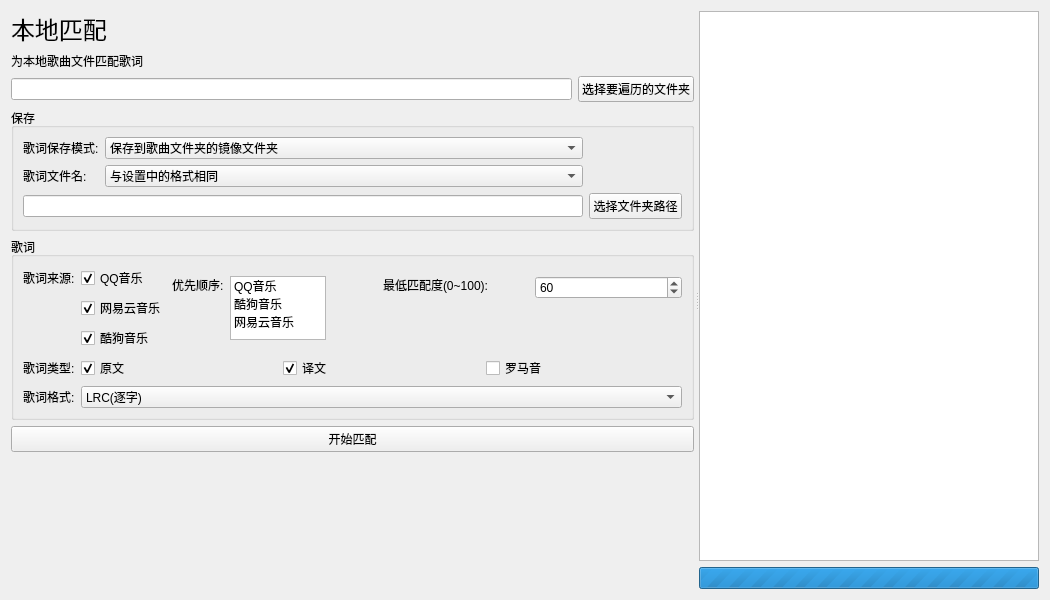
<?xml version="1.0" encoding="UTF-8"?>
<ui version="4.0">
 <class>local_match</class>
 <widget class="QWidget" name="local_match">
  <property name="geometry">
   <rect>
    <x>0</x>
    <y>0</y>
    <width>1050</width>
    <height>600</height>
   </rect>
  </property>
  <property name="windowTitle">
   <string>Form</string>
  </property>
  <layout class="QHBoxLayout" name="horizontalLayout_6">
   <item>
    <widget class="QSplitter" name="splitter">
     <property name="sizePolicy">
      <sizepolicy hsizetype="Expanding" vsizetype="Expanding">
       <horstretch>0</horstretch>
       <verstretch>0</verstretch>
      </sizepolicy>
     </property>
     <property name="orientation">
      <enum>Qt::Orientation::Horizontal</enum>
     </property>
     <property name="opaqueResize">
      <bool>true</bool>
     </property>
     <property name="handleWidth">
      <number>5</number>
     </property>
     <property name="childrenCollapsible">
      <bool>false</bool>
     </property>
     <widget class="QWidget" name="layoutWidget_2">
      <layout class="QVBoxLayout" name="verticalLayout_3">
       <item>
        <layout class="QVBoxLayout" name="verticalLayout">
         <item>
          <widget class="QLabel" name="label">
           <property name="sizePolicy">
            <sizepolicy hsizetype="Fixed" vsizetype="Fixed">
             <horstretch>0</horstretch>
             <verstretch>0</verstretch>
            </sizepolicy>
           </property>
           <property name="maximumSize">
            <size>
             <width>16777215</width>
             <height>16777215</height>
            </size>
           </property>
           <property name="font">
            <font>
             <pointsize>18</pointsize>
            </font>
           </property>
           <property name="text">
            <string>本地匹配</string>
           </property>
          </widget>
         </item>
         <item>
          <widget class="QLabel" name="label_4">
           <property name="text">
            <string>为本地歌曲文件匹配歌词</string>
           </property>
          </widget>
         </item>
         <item>
          <layout class="QHBoxLayout" name="horizontalLayout_7">
           <item>
            <widget class="QLineEdit" name="song_path_lineEdit"/>
           </item>
           <item>
            <widget class="QPushButton" name="song_path_pushButton">
             <property name="text">
              <string>选择要遍历的文件夹</string>
             </property>
            </widget>
           </item>
          </layout>
         </item>
         <item>
          <widget class="QGroupBox" name="groupBox">
           <property name="title">
            <string>保存</string>
           </property>
           <layout class="QGridLayout" name="gridLayout">
            <item row="1" column="0">
             <widget class="QLineEdit" name="save_path_lineEdit"/>
            </item>
            <item row="1" column="1">
             <widget class="QPushButton" name="save_path_pushButton">
              <property name="sizePolicy">
               <sizepolicy hsizetype="Fixed" vsizetype="Fixed">
                <horstretch>0</horstretch>
                <verstretch>0</verstretch>
               </sizepolicy>
              </property>
              <property name="text">
               <string>选择文件夹路径</string>
              </property>
             </widget>
            </item>
            <item row="0" column="0">
             <layout class="QGridLayout" name="gridLayout_7">
              <item row="1" column="0">
               <widget class="QLabel" name="label_8">
                <property name="text">
                 <string>歌词文件名:</string>
                </property>
               </widget>
              </item>
              <item row="0" column="0">
               <widget class="QLabel" name="label_11">
                <property name="sizePolicy">
                 <sizepolicy hsizetype="Fixed" vsizetype="Preferred">
                  <horstretch>0</horstretch>
                  <verstretch>0</verstretch>
                 </sizepolicy>
                </property>
                <property name="text">
                 <string>歌词保存模式:</string>
                </property>
               </widget>
              </item>
              <item row="0" column="1">
               <widget class="QComboBox" name="save_mode_comboBox">
                <property name="sizePolicy">
                 <sizepolicy hsizetype="Expanding" vsizetype="Fixed">
                  <horstretch>0</horstretch>
                  <verstretch>0</verstretch>
                 </sizepolicy>
                </property>
                <property name="minimumSize">
                 <size>
                  <width>194</width>
                  <height>0</height>
                 </size>
                </property>
                <item>
                 <property name="text">
                  <string>保存到歌曲文件夹的镜像文件夹</string>
                 </property>
                </item>
                <item>
                 <property name="text">
                  <string>保存到歌曲文件夹</string>
                 </property>
                </item>
                <item>
                 <property name="text">
                  <string>保存到指定文件夹</string>
                 </property>
                </item>
               </widget>
              </item>
              <item row="1" column="1">
               <widget class="QComboBox" name="lyrics_filename_mode_comboBox">
                <property name="sizePolicy">
                 <sizepolicy hsizetype="Expanding" vsizetype="Fixed">
                  <horstretch>0</horstretch>
                  <verstretch>0</verstretch>
                 </sizepolicy>
                </property>
                <property name="minimumSize">
                 <size>
                  <width>133</width>
                  <height>0</height>
                 </size>
                </property>
                <item>
                 <property name="text">
                  <string>与设置中的格式相同</string>
                 </property>
                </item>
                <item>
                 <property name="text">
                  <string>与歌曲文件名相同</string>
                 </property>
                </item>
               </widget>
              </item>
             </layout>
            </item>
           </layout>
          </widget>
         </item>
         <item>
          <widget class="QGroupBox" name="groupBox_2">
           <property name="title">
            <string>歌词</string>
           </property>
           <layout class="QGridLayout" name="gridLayout_2">
            <item row="0" column="0">
             <layout class="QHBoxLayout" name="horizontalLayout_5">
              <item>
               <layout class="QGridLayout" name="gridLayout_3">
                <item row="2" column="1">
                 <widget class="QCheckBox" name="kg_checkBox">
                  <property name="sizePolicy">
                   <sizepolicy hsizetype="Fixed" vsizetype="Fixed">
                    <horstretch>0</horstretch>
                    <verstretch>0</verstretch>
                   </sizepolicy>
                  </property>
                  <property name="text">
                   <string>酷狗音乐</string>
                  </property>
                  <property name="checked">
                   <bool>true</bool>
                  </property>
                 </widget>
                </item>
                <item row="0" column="0">
                 <widget class="QLabel" name="label_7">
                  <property name="sizePolicy">
                   <sizepolicy hsizetype="Fixed" vsizetype="Preferred">
                    <horstretch>0</horstretch>
                    <verstretch>0</verstretch>
                   </sizepolicy>
                  </property>
                  <property name="text">
                   <string>歌词来源:</string>
                  </property>
                 </widget>
                </item>
                <item row="0" column="1">
                 <widget class="QCheckBox" name="qm_checkBox">
                  <property name="sizePolicy">
                   <sizepolicy hsizetype="Fixed" vsizetype="Fixed">
                    <horstretch>0</horstretch>
                    <verstretch>0</verstretch>
                   </sizepolicy>
                  </property>
                  <property name="text">
                   <string>QQ音乐</string>
                  </property>
                  <property name="checked">
                   <bool>true</bool>
                  </property>
                  <property name="tristate">
                   <bool>false</bool>
                  </property>
                 </widget>
                </item>
                <item row="1" column="1">
                 <widget class="QCheckBox" name="ne_checkBox">
                  <property name="sizePolicy">
                   <sizepolicy hsizetype="Fixed" vsizetype="Fixed">
                    <horstretch>0</horstretch>
                    <verstretch>0</verstretch>
                   </sizepolicy>
                  </property>
                  <property name="text">
                   <string>网易云音乐</string>
                  </property>
                  <property name="checked">
                   <bool>true</bool>
                  </property>
                 </widget>
                </item>
               </layout>
              </item>
              <item>
               <layout class="QGridLayout" name="gridLayout_4">
                <item row="0" column="0" alignment="Qt::AlignmentFlag::AlignTop">
                 <widget class="QLabel" name="label_2">
                  <property name="sizePolicy">
                   <sizepolicy hsizetype="Fixed" vsizetype="Preferred">
                    <horstretch>0</horstretch>
                    <verstretch>0</verstretch>
                   </sizepolicy>
                  </property>
                  <property name="text">
                   <string>优先顺序:</string>
                  </property>
                 </widget>
                </item>
                <item row="0" column="2" alignment="Qt::AlignmentFlag::AlignTop">
                 <widget class="QLabel" name="label_3">
                  <property name="text">
                   <string>最低匹配度(0~100):</string>
                  </property>
                 </widget>
                </item>
                <item row="0" column="1" alignment="Qt::AlignmentFlag::AlignLeft">
                 <widget class="QListWidget" name="source_listWidget">
                  <property name="sizePolicy">
                   <sizepolicy hsizetype="Expanding" vsizetype="Fixed">
                    <horstretch>0</horstretch>
                    <verstretch>0</verstretch>
                   </sizepolicy>
                  </property>
                  <property name="minimumSize">
                   <size>
                    <width>0</width>
                    <height>0</height>
                   </size>
                  </property>
                  <property name="maximumSize">
                   <size>
                    <width>96</width>
                    <height>64</height>
                   </size>
                  </property>
                  <property name="dragDropMode">
                   <enum>QAbstractItemView::DragDropMode::DragDrop</enum>
                  </property>
                  <property name="defaultDropAction">
                   <enum>Qt::DropAction::MoveAction</enum>
                  </property>
                  <item>
                   <property name="text">
                    <string>QQ音乐</string>
                   </property>
                  </item>
                  <item>
                   <property name="text">
                    <string>酷狗音乐</string>
                   </property>
                  </item>
                  <item>
                   <property name="text">
                    <string>网易云音乐</string>
                   </property>
                  </item>
                 </widget>
                </item>
                <item row="0" column="3" alignment="Qt::AlignmentFlag::AlignTop">
                 <widget class="QSpinBox" name="min_score_spinBox">
                  <property name="minimumSize">
                   <size>
                    <width>70</width>
                    <height>0</height>
                   </size>
                  </property>
                  <property name="maximum">
                   <number>100</number>
                  </property>
                  <property name="value">
                   <number>60</number>
                  </property>
                 </widget>
                </item>
               </layout>
              </item>
             </layout>
            </item>
            <item row="1" column="0">
             <layout class="QGridLayout" name="gridLayout_5">
              <item row="0" column="0">
               <widget class="QLabel" name="label_9">
                <property name="text">
                 <string>歌词类型:</string>
                </property>
               </widget>
              </item>
              <item row="0" column="1">
               <layout class="QHBoxLayout" name="horizontalLayout_3">
                <item>
                 <widget class="QCheckBox" name="original_checkBox">
                  <property name="text">
                   <string>原文</string>
                  </property>
                  <property name="checked">
                   <bool>true</bool>
                  </property>
                 </widget>
                </item>
                <item alignment="Qt::AlignmentFlag::AlignLeft">
                 <widget class="QCheckBox" name="translate_checkBox">
                  <property name="sizePolicy">
                   <sizepolicy hsizetype="Fixed" vsizetype="Fixed">
                    <horstretch>0</horstretch>
                    <verstretch>0</verstretch>
                   </sizepolicy>
                  </property>
                  <property name="text">
                   <string>译文</string>
                  </property>
                  <property name="checked">
                   <bool>true</bool>
                  </property>
                 </widget>
                </item>
                <item alignment="Qt::AlignmentFlag::AlignLeft">
                 <widget class="QCheckBox" name="romanized_checkBox">
                  <property name="sizePolicy">
                   <sizepolicy hsizetype="Fixed" vsizetype="Fixed">
                    <horstretch>0</horstretch>
                    <verstretch>0</verstretch>
                   </sizepolicy>
                  </property>
                  <property name="text">
                   <string>罗马音</string>
                  </property>
                 </widget>
                </item>
               </layout>
              </item>
              <item row="1" column="0">
               <widget class="QLabel" name="label_10">
                <property name="sizePolicy">
                 <sizepolicy hsizetype="Fixed" vsizetype="Preferred">
                  <horstretch>0</horstretch>
                  <verstretch>0</verstretch>
                 </sizepolicy>
                </property>
                <property name="text">
                 <string>歌词格式:</string>
                </property>
               </widget>
              </item>
              <item row="1" column="1">
               <widget class="QComboBox" name="lyricsformat_comboBox">
                <item>
                 <property name="text">
                  <string>LRC(逐字)</string>
                 </property>
                </item>
                <item>
                 <property name="text">
                  <string>LRC(逐行)</string>
                 </property>
                </item>
                <item>
                 <property name="text">
                  <string>增强型LRC(ESLyric)</string>
                 </property>
                </item>
                <item>
                 <property name="text">
                  <string>SRT</string>
                 </property>
                </item>
                <item>
                 <property name="text">
                  <string>ASS</string>
                 </property>
                </item>
               </widget>
              </item>
             </layout>
            </item>
           </layout>
          </widget>
         </item>
         <item>
          <widget class="QPushButton" name="start_cancel_pushButton">
           <property name="text">
            <string>开始匹配</string>
           </property>
          </widget>
         </item>
         <item>
          <spacer name="verticalSpacer">
           <property name="orientation">
            <enum>Qt::Orientation::Vertical</enum>
           </property>
           <property name="sizeHint" stdset="0">
            <size>
             <width>20</width>
             <height>40</height>
            </size>
           </property>
          </spacer>
         </item>
        </layout>
       </item>
      </layout>
     </widget>
     <widget class="QWidget" name="layoutWidget_3">
      <layout class="QVBoxLayout" name="verticalLayout_8">
       <item>
        <widget class="QPlainTextEdit" name="plainTextEdit">
         <property name="sizePolicy">
          <sizepolicy hsizetype="Expanding" vsizetype="Expanding">
           <horstretch>0</horstretch>
           <verstretch>0</verstretch>
          </sizepolicy>
         </property>
         <property name="readOnly">
          <bool>true</bool>
         </property>
        </widget>
       </item>
       <item>
        <widget class="QProgressBar" name="progressBar">
         <property name="maximum">
          <number>0</number>
         </property>
         <property name="value">
          <number>0</number>
         </property>
         <property name="orientation">
          <enum>Qt::Orientation::Horizontal</enum>
         </property>
         <property name="invertedAppearance">
          <bool>false</bool>
         </property>
        </widget>
       </item>
      </layout>
     </widget>
    </widget>
   </item>
  </layout>
 </widget>
 <resources/>
 <connections/>
</ui>
